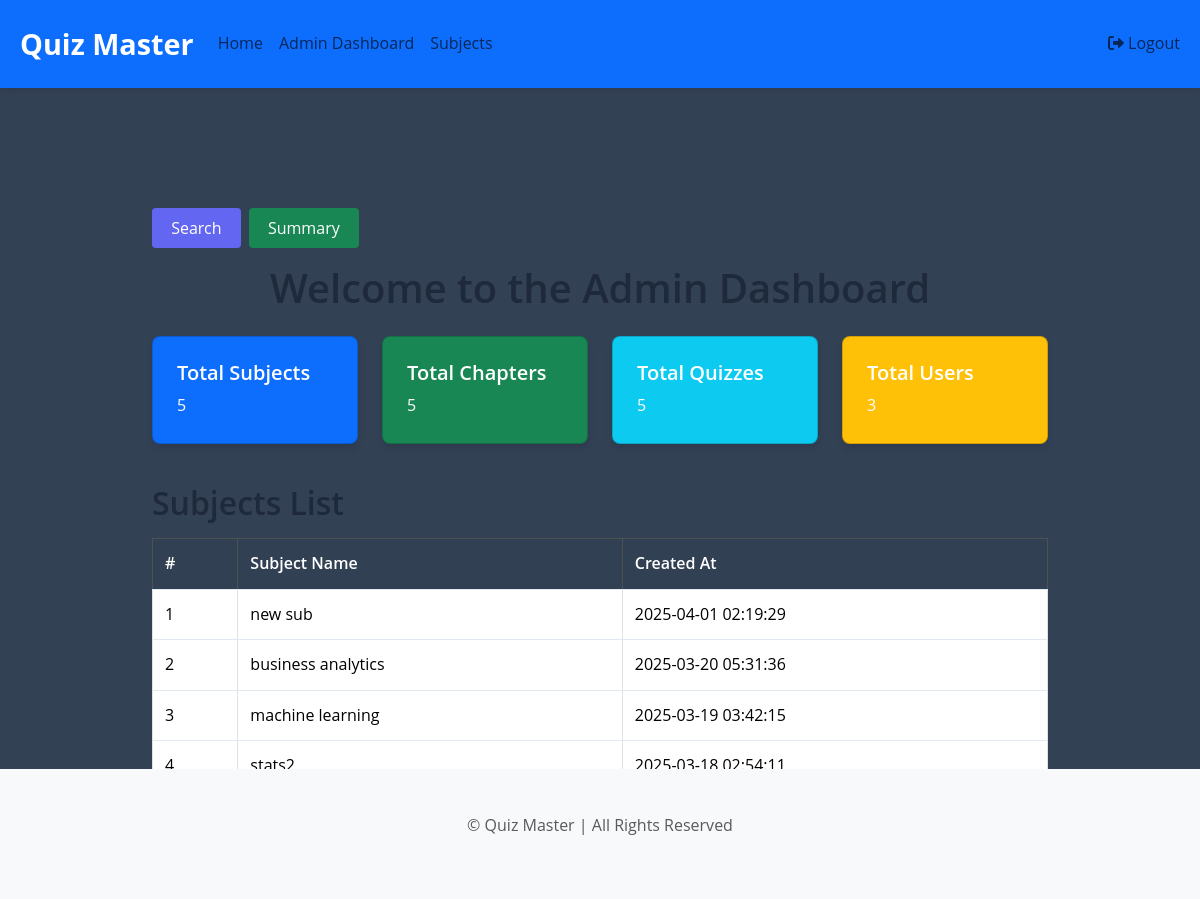
The page /admin (signed in) on the database its author committed.
### main.py (models this page shows)
class Subject(db.Model):
    id = db.Column(db.Integer, primary_key=True)
    name = db.Column(db.String(80), unique=True, nullable=False)
    description = db.Column(db.String(200))
    created_at = db.Column(db.DateTime, default=datetime.utcnow)
    chapters = db.relationship("Chapter", back_populates='subject', cascade="all, delete-orphan")

### main.py (the view)
    def wrapper(*args, **kwargs):
        if "admin" not in session:
            flash("Admin login required", "danger")
            return redirect(url_for("admin_login"))
        return route_function(*args, **kwargs)

### main.py (called while the page is built)
def admin_required(route_function):
    def wrapper(*args, **kwargs):
        if "admin" not in session:
            flash("Admin login required", "danger")
            return redirect(url_for("admin_login"))
        return route_function(*args, **kwargs)
    wrapper.__name__ = route_function.__name__
    return wrapper

@app.route("/admin")
@admin_required
def admin_dashboard():
    stats = {
        "total_subjects": Subject.query.count(),
        "total_chapters": Chapter.query.count(),
        "total_quizzes": Quiz.query.count(),
        "total_users": User.query.filter_by(is_admin=False).count()
    }
    subjects = Subject.query.order_by(Subject.created_at.desc()).all()
    return render_template("admin_dashboard.html", stats=stats, subjects=subjects)

### templates/admin_dashboard.html (shortened to what this page needs)
{% extends 'base.html' %}
{% block content %}
<div class="container mt-3">
    <div class="d-flex justify-content-between align-items-center">
        <div class="d-flex">
            <a href="{{ url_for('admin_search') }}" class="btn btn-primary me-2">Search</a>
            <a href="{{ url_for('admin_summary') }}" class="btn btn-success">Summary</a>
        </div>
    </div>
    <h1 class="mt-3 text-center">Welcome to the Admin Dashboard</h1>
    <div class="row mt-4">
        <div class="col-md-3">
            <div class="card text-white bg-primary mb-3">
                <div class="card-body">
                    <h5 class="card-title">Total Subjects</h5>
                    <p class="card-text">{{ stats.total_subjects }}</p>
                </div>
            </div>
        </div>
        <div class="col-md-3">
            <div class="card text-white bg-success mb-3">
                <div class="card-body">
                    <h5 class="card-title">Total Chapters</h5>
                    <p class="card-text">{{ stats.total_chapters }}</p>
                </div>
            </div>
        </div>
        <div class="col-md-3">
            <div class="card text-white bg-info mb-3">
                <div class="card-body">
                    <h5 class="card-title">Total Quizzes</h5>
                    <p class="card-text">{{ stats.total_quizzes }}</p>
                </div>
            </div>
        </div>
        <div class="col-md-3">
            <div class="card text-white bg-warning mb-3">
                <div class="card-body">
                    <h5 class="card-title">Total Users</h5>
                    <p class="card-text">{{ stats.total_users }}</p>
                </div>
            </div>
        </div>
    </div>
    <h2 class="mt-4">Subjects List</h2>
    {% if subjects %}
    <table class="table table-bordered mt-3">
        <thead class="table-dark">
            <tr>
                <th>#</th>
                <th>Subject Name</th>
                <th>Created At</th>
            </tr>
        </thead>
        <tbody>
            {% for subject in subjects %}
            <tr>
                <td>{{ loop.index }}</td>
                <td>{{ subject.name }}</td>
                <td>{{ subject.created_at.strftime('%Y-%m-%d %H:%M:%S') if subject.created_at else 'N/A' }}</td>
            </tr>
            {% endfor %}
        </tbody>
    </table>
    {% else %}
        <p class="text-center text-muted">No subjects found!</p>
    {% endif %}
</div>
{% endblock %}

### static/css/style.css (style rules this page uses)
* { margin: 0; padding: 0; box-sizing: border-box; font-family: 'Open Sans', Arial, sans-serif; }
:root { --primary: #6366f1; --primary-dark: #4f46e5; --secondary: #06b6d4; --secondary-dark: #0891b2; --accent: #f59e0b; --dark: #1e293b; --light: #f8fafc; --danger: #ef4444; --success: #10b981; --white: #ffffff; --text: #334155; --text-light: #64748b; --border: #e2e8f0; --shadow: rgba(0, 0, 0, 0.1); }
body { background-color: var(--text); color: var(--text); line-height: 1.6; min-height: 100vh; }
.container { width: 90%; max-width: 1200px; margin: 0 auto; padding: 20px; }
h1, h2, h3, h4, h5, h6 { font-weight: 600; margin-bottom: 0.8rem; color: var(--dark); }
p { margin-bottom: 1rem; }
.btn { display: inline-block; padding: 0.5rem 1.2rem; border-radius: 4px; text-decoration: none; cursor: pointer; font-weight: 500; text-align: center; transition: all 0.3s ease; border: none; font-size: 1rem; }
.btn-primary { background-color: var(--primary); color: var(--white); }
.card { background-color: var(--white); border-radius: 8px; box-shadow: 0 4px 6px var(--shadow); margin-bottom: 1.5rem; overflow: hidden; }
.card-body { padding: 1.5rem; }
.table { width: 100%; margin-bottom: 1rem; border-collapse: collapse; }
.table th, .table td { padding: 0.75rem; border-bottom: 1px solid var(--border); text-align: left; }
.table th { font-weight: 600; background-color: rgba(0, 0, 0, 0.02); }
.text-center { text-align: center; }
.mb-3 { margin-bottom: 1rem; }
.mt-3 { margin-top: 1rem; }
.mt-4 { margin-top: 1.5rem; }

### rows shown on the page
Subject: name "new sub", created_at "2025-04-01 02:19:29"
Subject: name "business analytics", created_at "2025-03-20 05:31:36"
Subject: name "machine learning", created_at "2025-03-19 03:42:15"
Subject: name "stats2", created_at "2025-03-18 02:54:11"

### other values the page prints
{{ stats.total_subjects }} "5"
{{ stats.total_chapters }} "5"
{{ stats.total_quizzes }} "5"
{{ stats.total_users }} "3"
